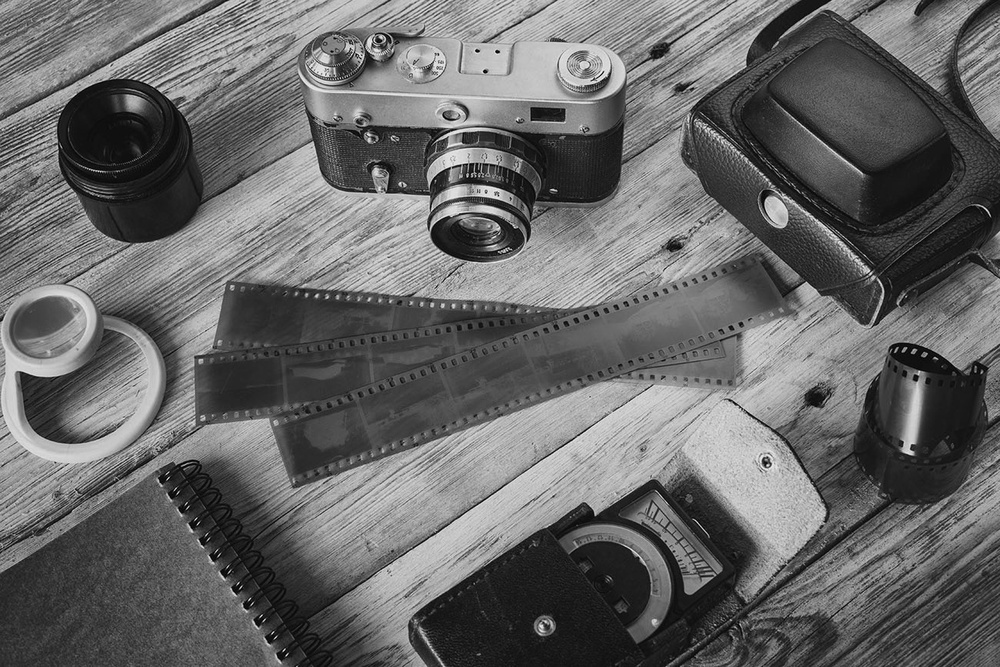
#> input picture assignment2/logndlinear.jpg, 1000 x 667 px, shrunk from 1300 x 867 before the run
$ python two.py
#> lines starting #> are read from the running program, lines starting #| are printed output that depends on the picture
import cv2
import numpy

org = cv2.imread("logndlinear.jpg",0)
#> org is the input picture: shape (667, 1000); min 0, max 249, mean 103.4
m=numpy.max(org)				# m[1] will have max pixel value
#> m = 249
c=255/(numpy.log(1+m))
#> c = 46.18
logImage = numpy.array(c*numpy.log(1+org),dtype=numpy.uint8)
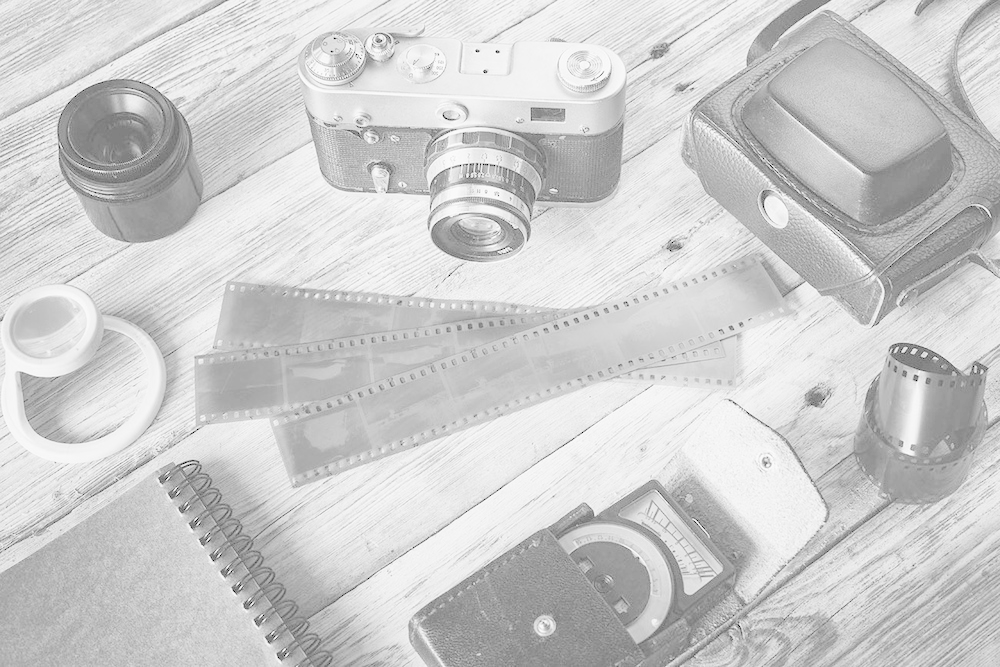
#> logImage: shape (667, 1000); min 0, max 254, mean 205.4

cv2.imwrite("logq2.jpg",logImage)

$ run again, with assignment2/1200px-Monarch_In_May.jpg copied over assignment2/logndlinear.jpg
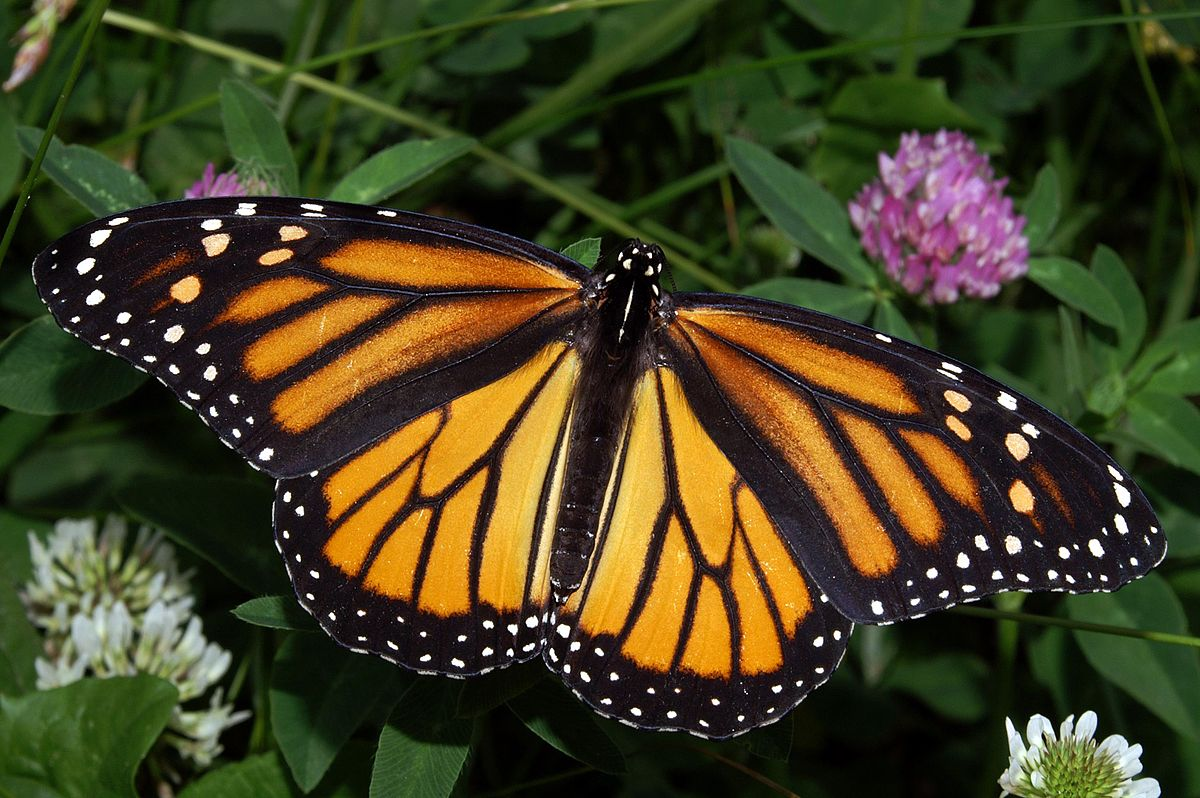
#> input picture assignment2/1200px-Monarch_In_May.jpg, 1200 x 798 px
#> `org = cv2.imread("logndlinear.jpg",0)`:
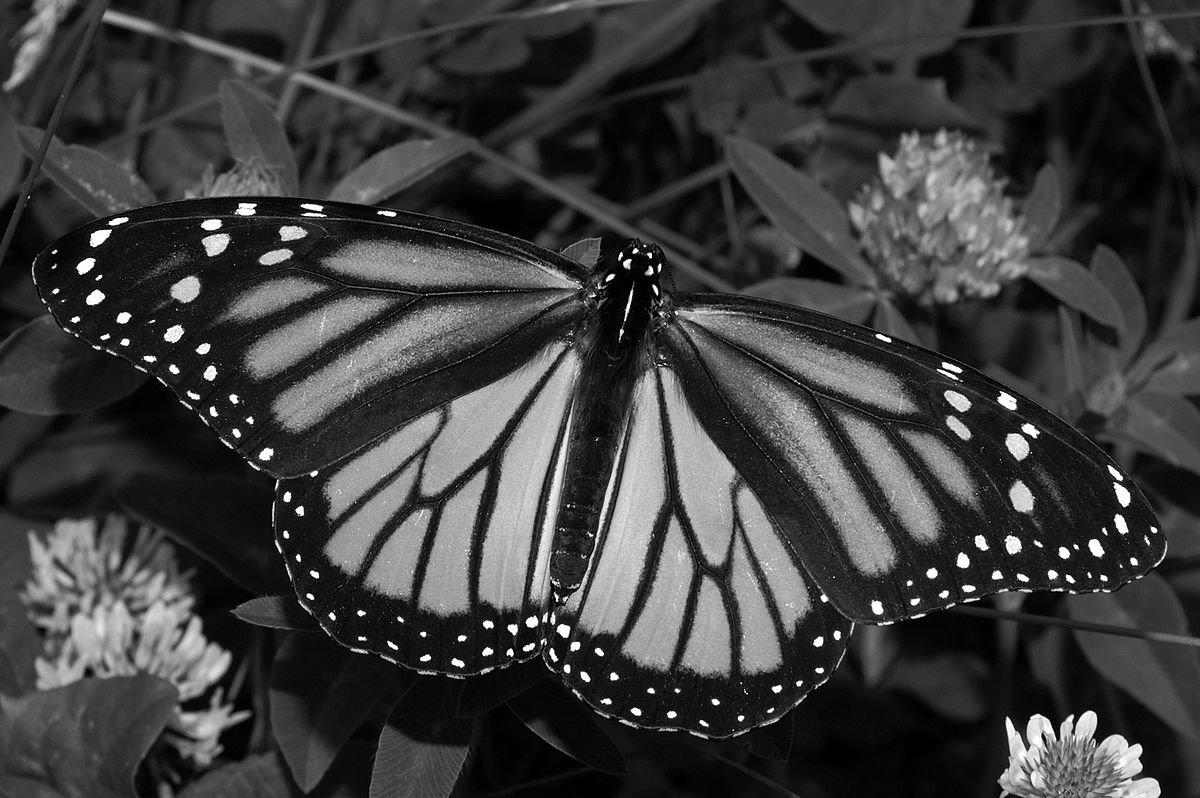
#> org: shape (798, 1200); min 0, max 255, mean 60.9
#> m = 255
#> c = 45.99
#> `logImage = numpy.array(c*numpy.log(1+org),dtype=numpy.uint8)`:
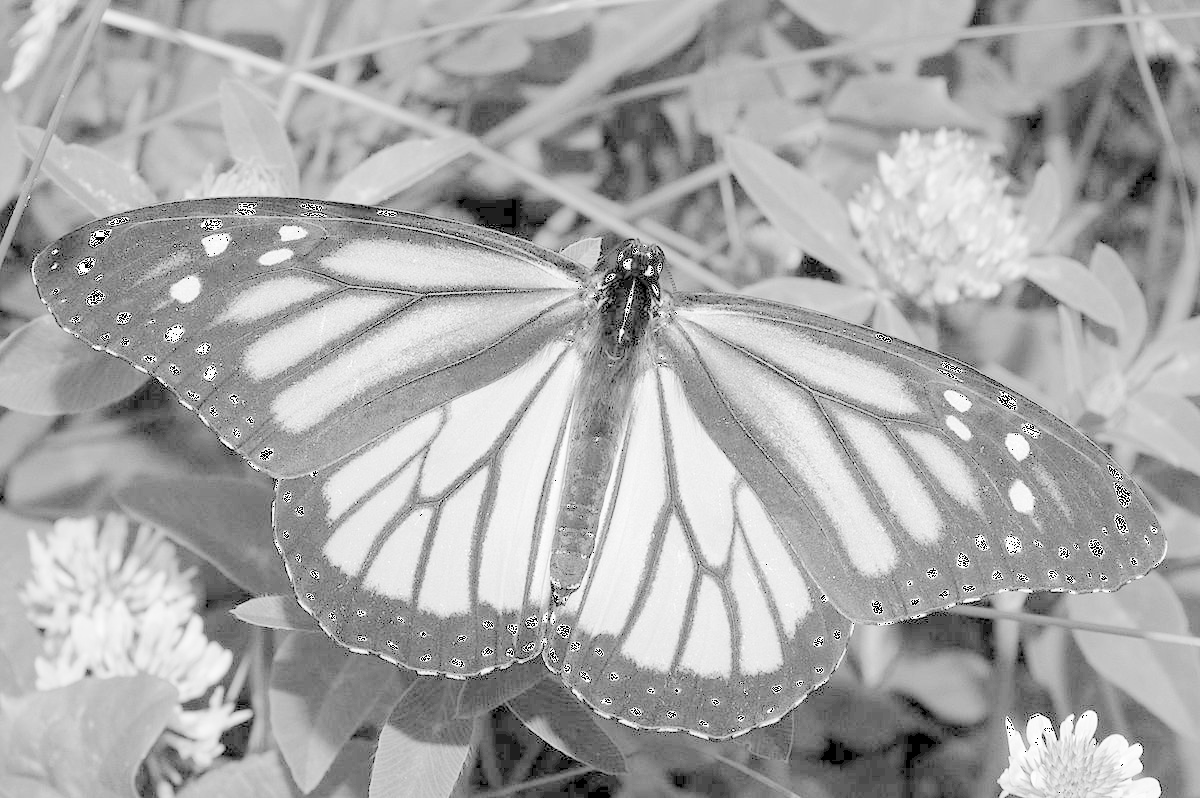
#> logImage: shape (798, 1200); min 0, max 255, mean 169.2

$ run again, with assignment2/transformed.jpg copied over assignment2/logndlinear.jpg
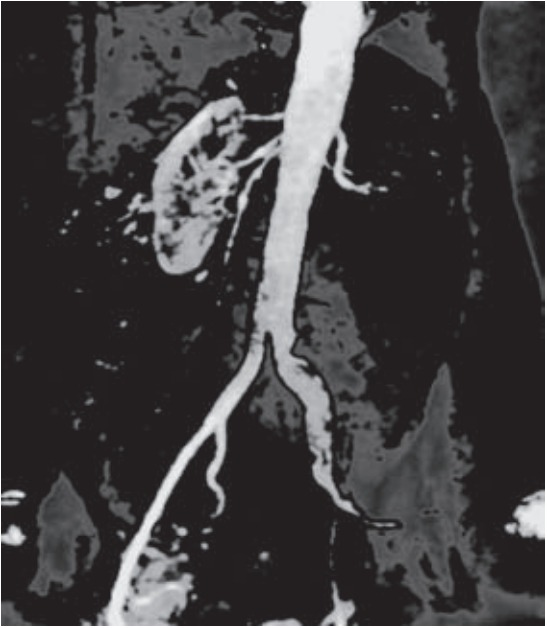
#> input picture assignment2/transformed.jpg, 547 x 628 px
#> m = 255
#> c = 45.99
#> `logImage = numpy.array(c*numpy.log(1+org),dtype=numpy.uint8)`:
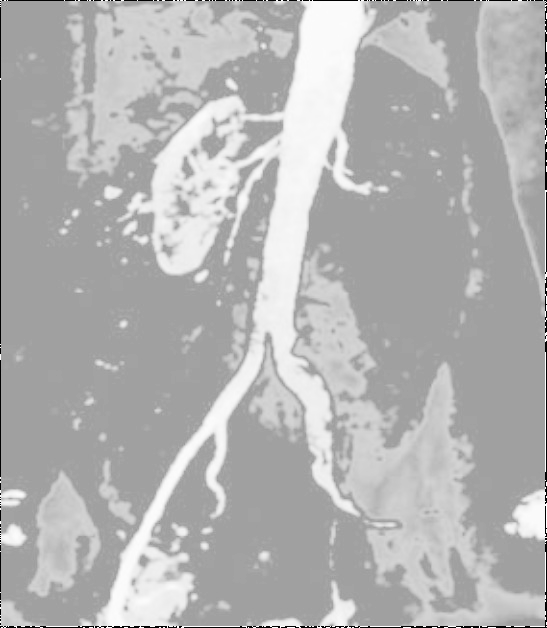
#> logImage: shape (628, 547); min 0, max 255, mean 179.3

$ run again, with assignment2/inputq1.jpeg copied over assignment2/logndlinear.jpg
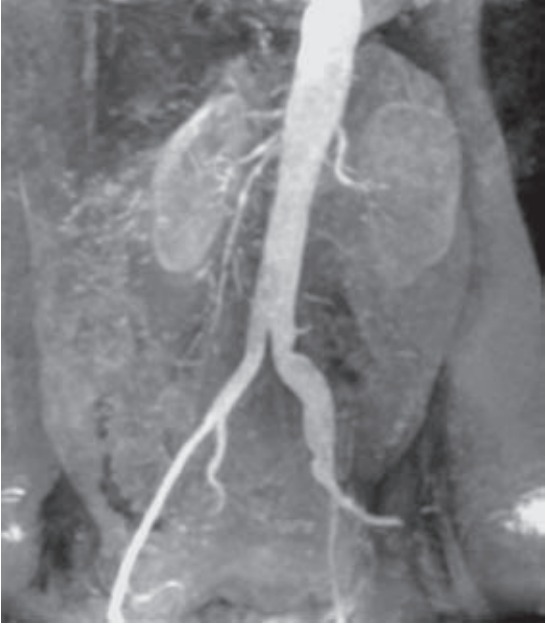
#> input picture assignment2/inputq1.jpeg, 546 x 625 px
#> m = 255
#> c = 45.99
#> `logImage = numpy.array(c*numpy.log(1+org),dtype=numpy.uint8)`:
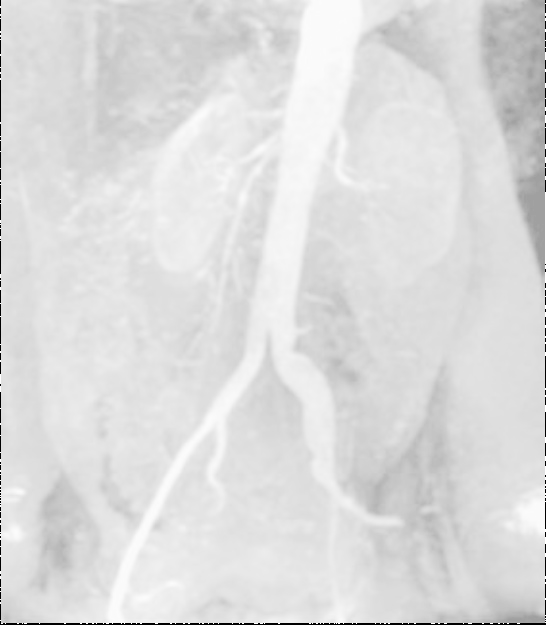
#> logImage: shape (625, 546); min 0, max 255, mean 220.6
